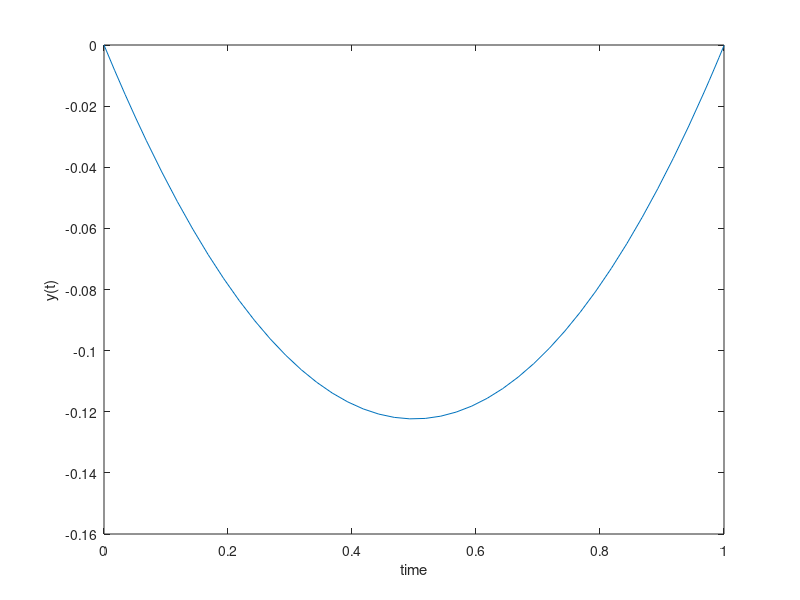

MATLAB code for this plot:
clc
clear all
close all

%exercise 1
ra = 0; % initial value
s(1) = -1.0; % first guess for derivative
s(2) = -2.0; % second guess for derivative
target_value = 0; % target value

f = @(tt,yy) [yy(2);(1-2*yy(1)^2)]; % 1st order ODEs
g = @(r) (r-target_value); % boundary condition

for i=2:200
    [t,y] = ode45(f,[0 1],[ra; s(i)]);
    rb(i) = y(end,1);
    
    if abs(g(rb(i)))<0.001 % quit for loop if accuracy reached
        break
    end;
    
    s(i+1) = s(i)-g(rb(i))*(s(i)-s(i-1))/(g(rb(i))-g(rb(i-1))); % newton method
end;

plot(t,y(:,1))
xlabel('time')
ylabel('y(t)')